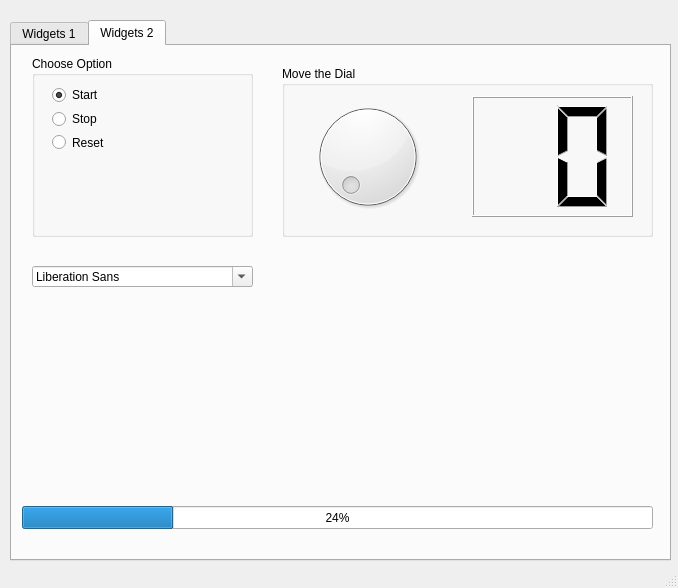
<?xml version="1.0" encoding="UTF-8"?>
<ui version="4.0">
 <class>MainWindow</class>
 <widget class="QMainWindow" name="MainWindow">
  <property name="geometry">
   <rect>
    <x>0</x>
    <y>0</y>
    <width>678</width>
    <height>588</height>
   </rect>
  </property>
  <property name="windowTitle">
   <string>MainWindow</string>
  </property>
  <widget class="QWidget" name="centralwidget">
   <widget class="QTabWidget" name="tabWidget">
    <property name="geometry">
     <rect>
      <x>10</x>
      <y>20</y>
      <width>661</width>
      <height>541</height>
     </rect>
    </property>
    <property name="currentIndex">
     <number>1</number>
    </property>
    <widget class="QWidget" name="tab">
     <attribute name="title">
      <string>Widgets 1</string>
     </attribute>
     <widget class="QWidget" name="verticalLayoutWidget">
      <property name="geometry">
       <rect>
        <x>19</x>
        <y>9</y>
        <width>621</width>
        <height>491</height>
       </rect>
      </property>
      <layout class="QVBoxLayout" name="verticalLayout">
       <item>
        <widget class="QTabWidget" name="tabWidget_2">
         <property name="currentIndex">
          <number>0</number>
         </property>
         <widget class="QWidget" name="tab_3">
          <attribute name="title">
           <string>Tree</string>
          </attribute>
          <widget class="QTreeWidget" name="treeWidget">
           <property name="geometry">
            <rect>
             <x>0</x>
             <y>0</y>
             <width>601</width>
             <height>451</height>
            </rect>
           </property>
           <column>
            <property name="text">
             <string>Headers</string>
            </property>
           </column>
           <column>
            <property name="text">
             <string notr="true">Item</string>
            </property>
           </column>
           <column>
            <property name="text">
             <string>Subitem</string>
            </property>
           </column>
           <column>
            <property name="text">
             <string notr="true">New Column</string>
            </property>
           </column>
          </widget>
         </widget>
         <widget class="QWidget" name="tab_4">
          <attribute name="title">
           <string>Calendar</string>
          </attribute>
          <widget class="QDateEdit" name="dateEdit">
           <property name="geometry">
            <rect>
             <x>10</x>
             <y>10</y>
             <width>591</width>
             <height>22</height>
            </rect>
           </property>
           <property name="alignment">
            <set>Qt::AlignCenter</set>
           </property>
          </widget>
          <widget class="QCalendarWidget" name="calendarWidget">
           <property name="geometry">
            <rect>
             <x>10</x>
             <y>40</y>
             <width>591</width>
             <height>401</height>
            </rect>
           </property>
          </widget>
         </widget>
        </widget>
       </item>
      </layout>
     </widget>
    </widget>
    <widget class="QWidget" name="tab_2">
     <attribute name="title">
      <string>Widgets 2</string>
     </attribute>
     <widget class="QGroupBox" name="groupBox">
      <property name="geometry">
       <rect>
        <x>20</x>
        <y>10</y>
        <width>221</width>
        <height>181</height>
       </rect>
      </property>
      <property name="title">
       <string>Choose Option</string>
      </property>
      <widget class="QWidget" name="">
       <property name="geometry">
        <rect>
         <x>20</x>
         <y>30</y>
         <width>133</width>
         <height>65</height>
        </rect>
       </property>
       <layout class="QVBoxLayout" name="verticalLayout_2">
        <item>
         <widget class="QRadioButton" name="radioButton_start">
          <property name="text">
           <string>Start</string>
          </property>
          <property name="checked">
           <bool>true</bool>
          </property>
         </widget>
        </item>
        <item>
         <widget class="QRadioButton" name="radioButton_stop">
          <property name="text">
           <string>Stop</string>
          </property>
         </widget>
        </item>
        <item>
         <widget class="QRadioButton" name="radioButton_reset">
          <property name="statusTip">
           <string>This is Option 2</string>
          </property>
          <property name="text">
           <string>Reset</string>
          </property>
         </widget>
        </item>
       </layout>
      </widget>
     </widget>
     <widget class="QGroupBox" name="groupBox_2">
      <property name="geometry">
       <rect>
        <x>270</x>
        <y>20</y>
        <width>371</width>
        <height>171</height>
       </rect>
      </property>
      <property name="title">
       <string>Move the Dial</string>
      </property>
      <widget class="QDial" name="dial">
       <property name="geometry">
        <rect>
         <x>20</x>
         <y>30</y>
         <width>131</width>
         <height>121</height>
        </rect>
       </property>
      </widget>
      <widget class="QLCDNumber" name="lcdNumber">
       <property name="geometry">
        <rect>
         <x>190</x>
         <y>30</y>
         <width>161</width>
         <height>121</height>
        </rect>
       </property>
       <property name="digitCount">
        <number>2</number>
       </property>
      </widget>
     </widget>
     <widget class="QProgressBar" name="progressBar">
      <property name="geometry">
       <rect>
        <x>10</x>
        <y>460</y>
        <width>631</width>
        <height>23</height>
       </rect>
      </property>
      <property name="value">
       <number>24</number>
      </property>
     </widget>
     <widget class="QFontComboBox" name="fontComboBox">
      <property name="geometry">
       <rect>
        <x>20</x>
        <y>220</y>
        <width>221</width>
        <height>21</height>
       </rect>
      </property>
     </widget>
     <widget class="QLabel" name="label">
      <property name="geometry">
       <rect>
        <x>20</x>
        <y>260</y>
        <width>221</width>
        <height>171</height>
       </rect>
      </property>
      <property name="text">
       <string/>
      </property>
     </widget>
    </widget>
   </widget>
  </widget>
  <widget class="QMenuBar" name="menubar">
   <property name="geometry">
    <rect>
     <x>0</x>
     <y>0</y>
     <width>678</width>
     <height>21</height>
    </rect>
   </property>
  </widget>
  <widget class="QStatusBar" name="statusbar"/>
 </widget>
 <resources/>
 <connections>
  <connection>
   <sender>radioButton_stop</sender>
   <signal>clicked()</signal>
   <receiver>progressBar</receiver>
   <slot>reset()</slot>
   <hints>
    <hint type="sourcelabel">
     <x>139</x>
     <y>127</y>
    </hint>
    <hint type="destinationlabel">
     <x>158</x>
     <y>528</y>
    </hint>
   </hints>
  </connection>
  <connection>
   <sender>dial</sender>
   <signal>valueChanged(int)</signal>
   <receiver>lcdNumber</receiver>
   <slot>display(int)</slot>
   <hints>
    <hint type="sourcelabel">
     <x>390</x>
     <y>179</y>
    </hint>
    <hint type="destinationlabel">
     <x>492</x>
     <y>180</y>
    </hint>
   </hints>
  </connection>
  <connection>
   <sender>fontComboBox</sender>
   <signal>activated(QString)</signal>
   <receiver>label</receiver>
   <slot>setText(QString)</slot>
   <hints>
    <hint type="sourcelabel">
     <x>225</x>
     <y>286</y>
    </hint>
    <hint type="destinationlabel">
     <x>220</x>
     <y>374</y>
    </hint>
   </hints>
  </connection>
 </connections>
</ui>
